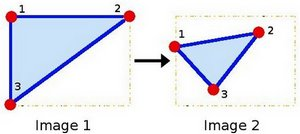
//> input picture relatório/Warp_Affine_Tutorial_Theory_0.jpg, 300 x 134 px, given in place of hipo.mp4, which was not available
$ ./main   (built with g++ and OpenCV 4)
//> lines starting //> are read from the running program, lines starting //| are printed output that depends on the picture; pictures that were not available may be replaced by others from this repository, and a replacement may not be noted
/*
 * Hyperlapse
 */
#include <iostream>
#include <opencv2/opencv.hpp>

using namespace std;
using namespace cv;

int main() {
    VideoCapture cap("media/hipo.mp4");

    Mat prev_image, next_image, image_color, image_new, mask, prevT;
    vector<Point2f> corners[2], greatCorners[2];

    vector<uchar> status;
    vector<float> err;
    Size winSize(31,31);
    TermCriteria termcrit(TermCriteria::COUNT|TermCriteria::EPS,30,0.01);

    cap>>prev_image;
//> prev_image is the input picture: 134 rows x 300 cols, CV_8UC3; mean B, G, R 239.2, 230.3, 228.9
    cvtColor(prev_image, prev_image, COLOR_BGR2GRAY);
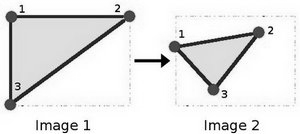
//> prev_image: 134 rows x 300 cols, CV_8UC1; min 0, max 255, mean 230.9

    double dx=0, dy=0, da=0;
    while(1)
    {
        cap>>next_image;
        if(next_image.data==NULL) {
            break;
        }

        cap>>next_image;
        if(next_image.data==NULL) {
            break;
        }

        cap>>next_image;
        if(next_image.data==NULL) {
            break;
        }

        image_color = next_image.clone();

        cvtColor(next_image, next_image, COLOR_BGR2GRAY);

        goodFeaturesToTrack(prev_image, corners[0], 300, 0.01, 20, mask, 3, false, 0.01);
//> corners = 2 items; mask = empty
        calcOpticalFlowPyrLK(prev_image, next_image, corners[0], corners[1], status, err,
                             winSize, 3, termcrit, 0, 0.001);
//> status = 39 values from 1 to 1

        for(size_t i=0; i < status.size(); i++) {
            if(status[i]) {
                greatCorners[0].push_back(corners[0][i]);
                greatCorners[1].push_back(corners[1][i]);
            }
        }
//> this loop made 39 passes

// [5 lines of commented-out code are left out]

        imshow("Sem", image_color);

        Mat T = estimateRigidTransform(greatCorners[1], greatCorners[0], false);
//> T = [[1, -1.5e-18, 8.79e-15], [1.5e-18, 1, 3.31e-15]]

        static double soma_dx=0,soma_dy=0,soma_da=0;

        if(T.data==NULL){
            T= Mat(Size(3,2),CV_32FC1, Scalar(0));
            T(Range(0,2),Range(0,2))= Mat::eye(2,2,CV_32FC1);
            cout << "Perdeu" << endl;
        }
        else
        {
            soma_dx+= T.at<double>(0,2);
//> soma_dx = 8.79e-15
            soma_dy+= T.at<double>(1,2);
//> soma_dy = 3.31e-15
            soma_da+= atan2(T.at<double>(1,0), T.at<double>(0,0));
//> soma_da = 1.5e-18
        }
        prev_image= next_image.clone();
        prevT= T.clone();
//> prevT = [[1, -1.5e-18, 8.79e-15], [1.5e-18, 1, 3.31e-15]]

        dx= soma_dx;
//> dx = 8.79e-15
        dy= soma_dy;
//> dy = 3.31e-15
        da= soma_da;
//> da = 1.5e-18

        T.at<double>(0,0) = cos(da);
        T.at<double>(0,1) = -sin(da);
        T.at<double>(1,0) = sin(da);
        T.at<double>(1,1) = cos(da);

        T.at<double>(0,2) = dx;
        T.at<double>(1,2) = dy;

//        Mat T = findHomography(greatCorners[1], greatCorners[0]);

        warpAffine(image_color, image_new, T, image_color.size());
//        warpPerspective(image_color, image_new, T, next_image.size());

        const int HORIZONTAL_BORDER_CROP = 40;
        int vert_border = HORIZONTAL_BORDER_CROP * prev_image.rows/prev_image.cols;
//> vert_border = 17
        image_new= image_new(Range(vert_border, image_new.rows-vert_border),
                             Range(HORIZONTAL_BORDER_CROP, image_new.cols-HORIZONTAL_BORDER_CROP));
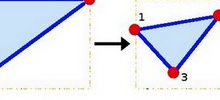
//> image_new: 100 rows x 220 cols, CV_8UC3; mean B, G, R 239.9, 228.6, 226

        resize(image_new,image_new,image_color.size());
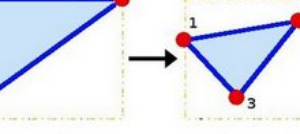
//> image_new: 134 rows x 300 cols, CV_8UC3; mean B, G, R 239.8, 228.5, 225.9
        imshow("Com", image_new);

//        waitKey(0);
        if (waitKey(30)!=-1)
//> the Esc key is pressed
            break;

        greatCorners[0].clear();
        greatCorners[1].clear();
        corners[0].clear();
        corners[1].clear();
    }
//> after the loop, err = 39 values from 0 to 0

    return 0;
}
